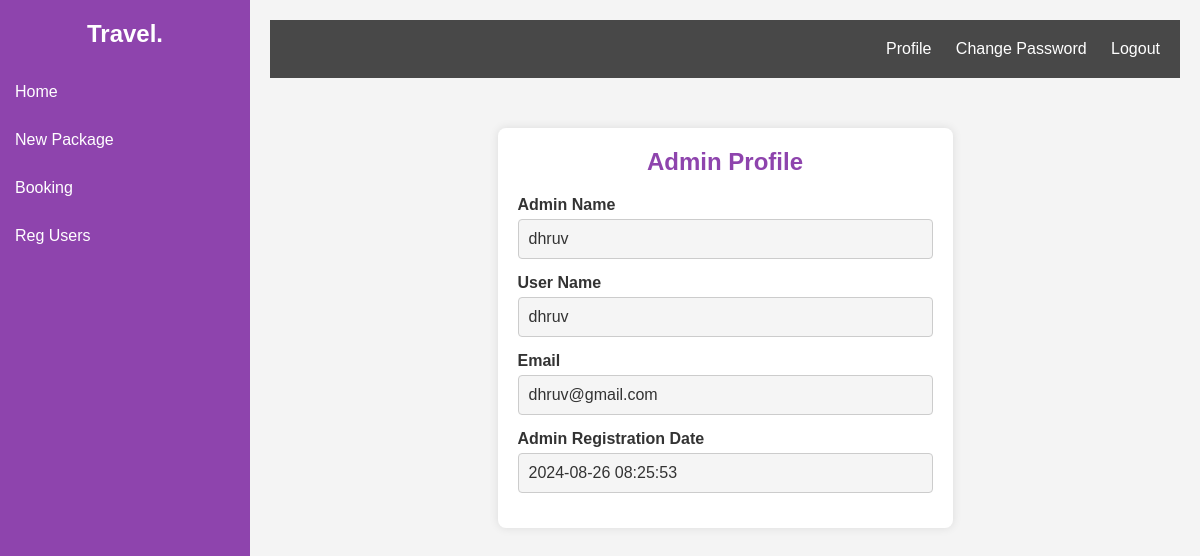
/admin/profile.php (signed in), run on the app's committed database.
### tables this page shows
CREATE TABLE `user` (
  `userid` int(11) NOT NULL,
  `username` varchar(80) NOT NULL,
  `email` varchar(80) NOT NULL,
  `password` varchar(100) NOT NULL,
  `usertype` varchar(20) NOT NULL,
  `created_date` timestamp NOT NULL DEFAULT current_timestamp()
);

### admin/profile.php (the view, shortened to what this page needs)
<?php
include "nav.php";
include "../shared/connection.php";
$userid = $_SESSION['userid'];
$query = "SELECT * FROM user WHERE userid = '$userid'";
$result = mysqli_query($conn, $query);
if ($result && mysqli_num_rows($result) > 0) {
    $admin_data = mysqli_fetch_assoc($result);
} else {
    echo "<script>alert('Admin not found.'); window.location.href = 'home.php';</script>";
    exit;
}
?>
<!DOCTYPE html>
<html lang="en">
<head>
</head>
<body>
    <div class="profile-container">
        <h2>Admin Profile</h2>
        <form action="profile.php" method="post">
            <div class="form-group">
                <label for="adminName">Admin Name</label>
                <input type="text" id="adminName" name="adminName" value="<?php echo htmlspecialchars($admin_data['username']); ?>" readonly>
            </div>
            <div class="form-group">
                <label for="userName">User Name</label>
                <input type="text" id="userName" name="userName" value="<?php echo htmlspecialchars($admin_data['username']); ?>" readonly>
            </div>
            <div class="form-group">
                <label for="email">Email</label>
                <input type="email" id="email" name="email" value="<?php echo htmlspecialchars($admin_data['email']); ?>" readonly>
            </div>
            <div class="form-group">
                <label for="regDate">Admin Registration Date</label>
                <input type="text" id="regDate" name="regDate" value="<?php echo htmlspecialchars($admin_data['created_date']); ?>" readonly>
            </div>
        </form>
    </div>
</body>
</html>

### admin/nav.php (style rules this page uses)
* { margin: 0; padding: 0; box-sizing: border-box; }
body { font-family: 'Roboto', sans-serif; background-color: #f0f0f0; }

### admin/profile.php (style rules this page uses)
body { font-family: Arial, sans-serif; background-color: #f4f4f4; margin: 0; padding: 0; }
.profile-container { width: 50%; margin: 50px auto; background-color: white; padding: 20px; box-shadow: 0 0 10px rgba(0, 0, 0, 0.1); border-radius: 8px; }
h2 { text-align: center; color: #8e44ad; margin-bottom: 20px; }
.form-group { margin-bottom: 15px; }
.form-group label { display: block; font-weight: bold; margin-bottom: 5px; color: #333; }
.form-group input[type="text"], .form-group input[type="email"] { width: 100%; padding: 10px; border: 1px solid #ccc; border-radius: 4px; background-color: #f5f5f5; color: #333; font-size: 16px; }
input[readonly] { background-color: #e9ecef; }

### data on the page
user: adminName "dhruv", userName "dhruv", email "dhruv@gmail.com", regDate "2024-08-26 08:25:53"
